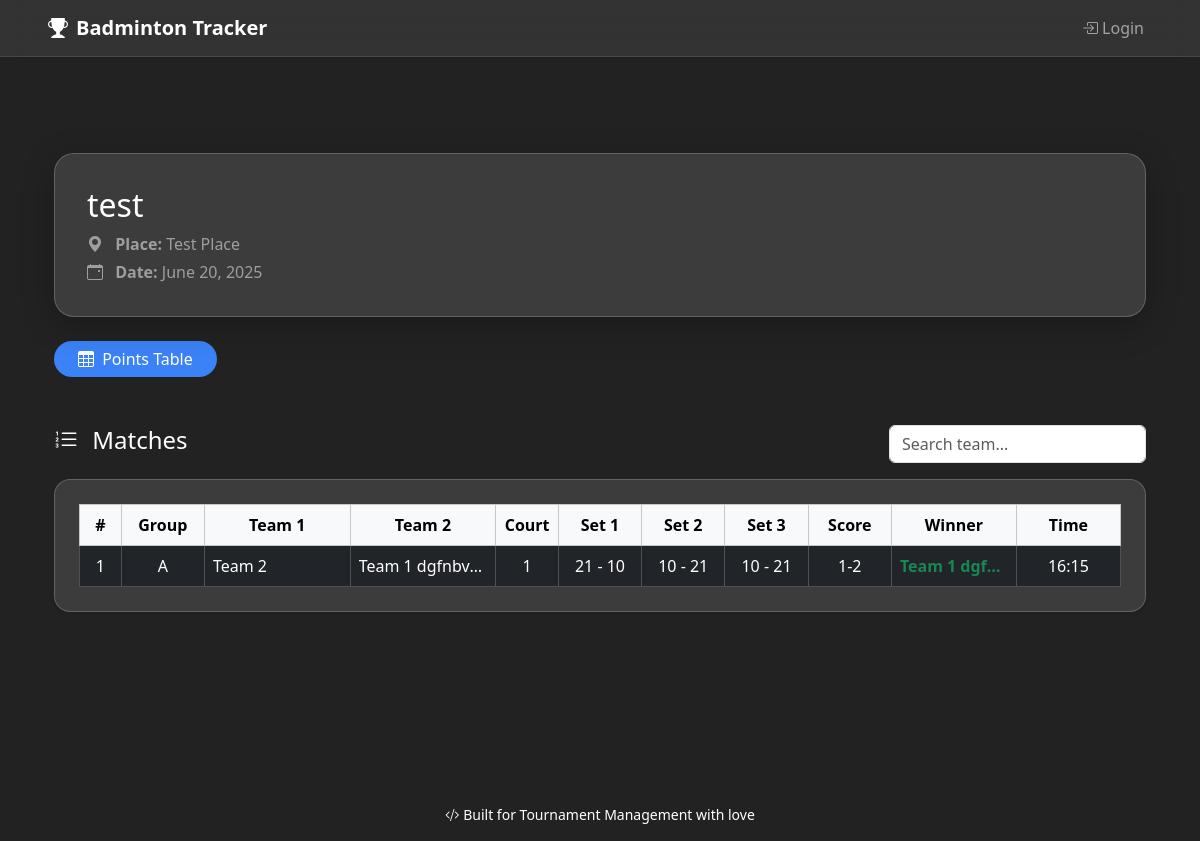
/badminton/tournament/2/matches/, run on an earlier commit of the app's database.
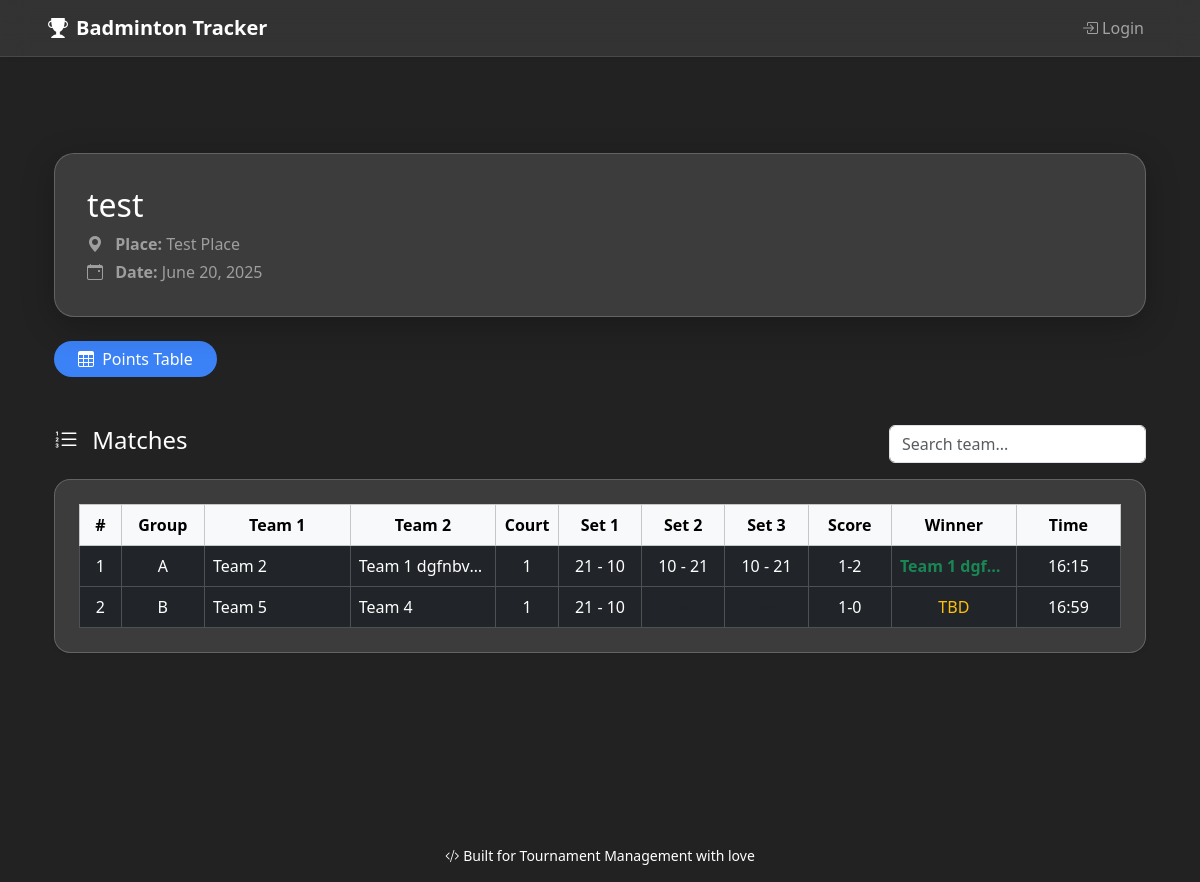
And on a later commit of the database.
### badminton/models.py (models this page shows, shortened)
class Tournament(models.Model):
    name = models.CharField(max_length=100)
    place = models.CharField(max_length=100)
    date = models.DateField()

class Match(models.Model):
    group = models.ForeignKey(Group, on_delete=models.CASCADE)
    court_number = models.PositiveIntegerField()
    team1 = models.ForeignKey(Team, on_delete=models.CASCADE, related_name='team1_matches')
    team2 = models.ForeignKey(Team, on_delete=models.CASCADE, related_name='team2_matches')
    set1_team1 = models.PositiveIntegerField()
    set1_team2 = models.PositiveIntegerField()
    set2_team1 = models.PositiveIntegerField(null=True, blank=True)
    set2_team2 = models.PositiveIntegerField(null=True, blank=True)
    set3_team1 = models.PositiveIntegerField(null=True, blank=True)
    set3_team2 = models.PositiveIntegerField(null=True, blank=True)
    winner = models.ForeignKey(Team, on_delete=models.SET_NULL, null=True, blank=True, related_name='matches_won')
    created_at = models.DateTimeField(auto_now_add=True)
    updated_at = models.DateTimeField(null=True, blank=True)  # Manual updates only
    @property
    def match_score(self):
        t1 = 0
        t2 = 0
        if self.set1_team1 > self.set1_team2:
            t1 += 1
        else:
            t2 += 1
        if self.set2_team1 is not None and self.set2_team2 is not None:
            if self.set2_team1 > self.set2_team2:
                t1 += 1
            else:
                t2 += 1
        if self.set3_team1 is not None and self.set3_team2 is not None:
            if self.set3_team1 > self.set3_team2:
                t1 += 1
            else:
                t2 += 1
        return f"{t1}-{t2}"
    @property
    def was_updated(self):
        return self.updated_at and self.updated_at != self.created_at

class Group(models.Model):
    name = models.CharField(max_length=1)
    tournament = models.ForeignKey(Tournament, on_delete=models.CASCADE, related_name='groups')

class Team(models.Model):
    name = models.CharField(max_length=100)
    group = models.ForeignKey(Group, on_delete=models.CASCADE, related_name='teams')

### badminton/views.py (the view)
# urls.py: path('tournament/<int:tournament_id>/matches/', views.view_matches, name='view_matches'),
def view_matches(request, tournament_id):
    tournament = get_object_or_404(Tournament, pk=tournament_id)
    search_query = request.GET.get('search', '').strip()
    matches = Match.objects.filter(group__tournament=tournament)
    if search_query:
        matches = matches.filter(
            Q(team1__name__icontains=search_query) |
            Q(team2__name__icontains=search_query)
        )
    matches = matches.order_by('created_at')
    for match in matches:
        match.local_time = match.created_at
        match.local_updated_time = match.updated_at if match.was_updated else None
    return render(request, 'view_matches.html', {
        'tournament': tournament,
        'matches': matches,
        'current_tournament': tournament,
        'search_query': search_query,
    })

### badminton/templates/view_matches.html (shortened to what this page needs)
{% extends 'base.html' %}
{% load tz %}
{% block content %}
<div class="container py-5">
    <div class="glass-card mb-4">
        <div class="d-flex flex-column flex-md-row justify-content-between align-items-start align-items-md-center flex-wrap gap-2">
            <div>
                <h2 class="text-white mb-2">{{ tournament.name }}</h2>
                <p class="mb-1 text-white-50">
                    <i class="bi bi-geo-alt-fill me-2"></i>
                    <strong>Place:</strong> {{ tournament.place }}
                </p>
                <p class="mb-0 text-white-50">
                    <i class="bi bi-calendar-event me-2"></i>
                    <strong>Date:</strong> {{ tournament.date|date:"F j, Y" }}
                </p>
            </div>
        </div>
    </div>
    <div class="d-flex flex-wrap gap-3 mb-4">
        <a href="{% url 'tournament_detail' tournament.id %}" class="btn btn-primary btn-glow rounded-pill px-4">
            <i class="bi bi-table me-1"></i> Points Table
        </a>
    </div>
    <div class="d-flex justify-content-between align-items-center mb-3 mt-5 flex-wrap">
        <h4 class="text-white mb-2">
            <i class="bi bi-list-ol me-2"></i> Matches
        </h4>
        <input type="text" id="matchSearch" class="form-control w-auto" placeholder="Search team..." oninput="filterMatches()">
    </div>
    <div class="glass-card p-4 rounded-4 shadow-sm text-white mb-5 d-none d-md-block">
        <div class="table-responsive table-responsive-no-scrollbar">
            <table class="table table-dark table-bordered table-hover align-middle text-center mb-0 table-fixed" style="table-layout: fixed; width: 100%;">
                <thead class="table-light text-dark">
                    <tr>
                        <th style="width: 4%;">#</th>
                        <th style="width: 8%;">Group</th>
                        <th style="width: 14%;">Team 1</th>
                        <th style="width: 14%;">Team 2</th>
                        <th style="width: 6%;">Court</th>
                        <th style="width: 8%;">Set 1</th>
                        <th style="width: 8%;">Set 2</th>
                        <th style="width: 8%;">Set 3</th>
                        <th style="width: 8%;">Score</th>
                        <th style="width: 12%;">Winner</th>
                        <th style="width: 10%;">Time</th>
                    </tr>
                </thead>
                <tbody>
                    {% for match in matches %}
                        <tr class="match-row">
                            <td>{{ forloop.counter }}</td>
                            <td><div class="truncate">{{ match.group.name }}</div></td>
                            <td class="text-start"><div class="truncate">{{ match.team1.name }}</div></td>
                            <td class="text-start"><div class="truncate">{{ match.team2.name }}</div></td>
                            <td>{{ match.court_number }}</td>
                            <td>{{ match.set1_team1 }} - {{ match.set1_team2 }}</td>
                            <td>{% if match.set2_team1 %}{{ match.set2_team1 }} - {{ match.set2_team2 }}{% else %}<span class="text-muted">—</span>{% endif %}</td>
                            <td>{% if match.set3_team1 %}{{ match.set3_team1 }} - {{ match.set3_team2 }}{% else %}<span class="text-muted">—</span>{% endif %}</td>
                            <td>{{ match.match_score }}</td>
                            <td>{% if match.winner %}<div class="truncate text-success fw-bold">{{ match.winner.name }}</div>{% else %}<span class="text-warning">TBD</span>{% endif %}</td>
                            <td>
                                {{ match.local_time|time:"H:i" }}
                            </td>
                        </tr>
                    {% empty %}
                        <tr>
                            <td colspan="12" class="text-center text-white">
                                <i class="bi bi-info-circle me-1"></i> No matches recorded yet.
                            </td>
                        </tr>
                    {% endfor %}
                </tbody>
            </table>
        </div>
    </div>
</div>
{% endblock %}

### badminton/templates/base.html (shortened to what this page needs)
{% load static %}
<!DOCTYPE html>
<html lang="en">
<head>
  <link href="https://cdn.jsdelivr.net/npm/bootstrap@5.3.3/dist/css/bootstrap.min.css" rel="stylesheet">
  <link rel="stylesheet" href="https://cdn.jsdelivr.net/npm/bootstrap-icons@1.10.5/font/bootstrap-icons.css">
  <link rel="stylesheet" href="{% static 'css/style.css' %}">
</head>
<body class="app-wrapper">
<nav class="navbar navbar-expand-lg navbar-dark shadow-sm sticky-top">
  <div class="container-fluid px-3 px-md-5">
    <a class="navbar-brand fw-bold" href="{% url 'tournament_list' %}">
      <i class="bi bi-trophy-fill me-2"></i>Badminton Tracker
    </a>
    <div class="collapse navbar-collapse mt-2 mt-lg-0" id="navbarContent">
      <ul class="navbar-nav ms-auto align-items-lg-center gap-2">
        {% if user.is_authenticated %}
        <li class="nav-item dropdown">
          <a class="nav-link dropdown-toggle" href="#" id="navbarDropdown" role="button"
             data-bs-toggle="dropdown" aria-expanded="false">
            <i class="bi bi-person-circle me-1"></i>{{ user.username }}
          </a>
          <ul class="dropdown-menu dropdown-menu-end" aria-labelledby="navbarDropdown">
            <li>
              <form method="post" action="{% url 'logout' %}" class="px-3">
                {% csrf_token %}
                <button type="submit" class="dropdown-item">
                  <i class="bi bi-box-arrow-right me-2"></i>Logout
                </button>
              </form>
            </li>
          </ul>
        </li>
        {% else %}
        <li class="nav-item">
          <a class="nav-link" href="{% url 'login' %}">
            <i class="bi bi-box-arrow-in-right me-1"></i>Login
          </a>
        </li>
        {% endif %}
      </ul>
    </div>
  </div>
</nav>
<div class="container py-5">
  {% block content %}
  {% endblock %}
</div>
<footer class="text-center text-white mt-5 mb-3 small">
  <i class="bi bi-code-slash me-1"></i>Built for Tournament Management with love
</footer>
</body>
</html>

### badminton/static/css/style.css (style rules this page uses)
:root { --app-bg-color: 34,34,34; }
body { background: rgb(var(--app-bg-color)) !important; background-attachment: fixed; background-size: cover; color: white; font-family: 'Segoe UI', sans-serif; }
.btn-primary { background-color: #3b82f6 !important; color: #fff !important; border: none; }
.btn-glow { transition: all 0.2s ease-in-out; box-shadow: none; transform: none; }
nav.navbar { background-color: rgba(255, 255, 255, 0.08); backdrop-filter: blur(12px); -webkit-backdrop-filter: blur(12px); border-bottom: 1px solid rgba(255, 255, 255, 0.1); box-shadow: 0 2px 10px rgba(0, 0, 0, 0.2); }
footer { color: #ddd; text-align: center; margin-top: 2rem; }
a, a:hover { color: #ffffff; text-decoration: none; }
.container { padding-top: 2rem; padding-bottom: 2rem; }
.glass-card { background: rgba(255, 255, 255, 0.12); border-radius: 20px; box-shadow: 0 8px 32px 0 rgba(0, 0, 0, 0.25); backdrop-filter: blur(10px); -webkit-backdrop-filter: blur(10px); border: 1px solid rgba(255, 255, 255, 0.2); padding: 2rem; color: #fff; position: relative; transition: transform 0.3s ease, border 0.3s ease, box-shadow 0.3s ease; }
.table-fixed { table-layout: fixed; width: 100%; }
.truncate { white-space: nowrap; overflow: hidden; text-overflow: ellipsis; }
.table-responsive-no-scrollbar { overflow-x: auto; -webkit-overflow-scrolling: touch; scrollbar-width: none; }
.table-responsive-no-scrollbar table { min-width: 1000px; table-layout: fixed; }
@media (min-width: 768px) { .table-responsive-no-scrollbar { max-width: 100%; } }
@media (min-width: 768px) { .table-responsive-no-scrollbar table { min-width: auto; table-layout: auto; } }

What changed in the data, as far as the page shows it:
added Match: group.name "B", team1.name "Team 5", team2.name "Team 4", court_number "1", set1_team1 "21", set1_team2 "10", match_score "1-0", shows "TBD", local_time "16:59"
